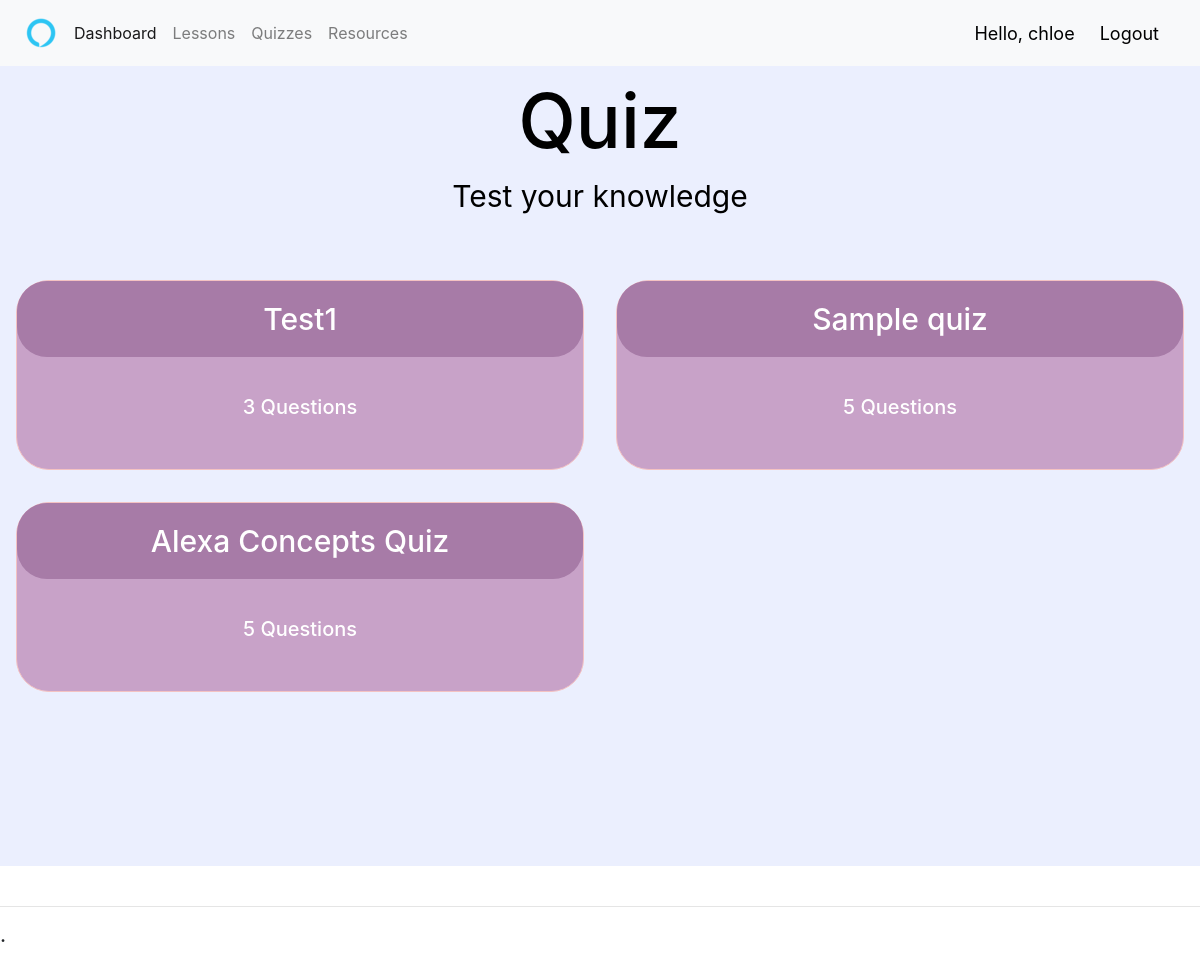
The app's page /quiz/ (signed in) with its own data.
### elearningapp/models.py (models this page shows, shortened)
class Quiz(models.Model):
    quiz_name = models.CharField(max_length=200)
    quiz_description = models.CharField(max_length=300, null=True)
    num_of_questions = models.IntegerField(default=0)

### elearningapp/views.py (the view)
# urls.py: path('quiz/', views.tests, name="quiz"),
@login_required(login_url='login')
def tests(request):
    all_quiz_list = Quiz.objects.all()
    context = {
        'all_quiz_list':all_quiz_list,
    }
    return render(request, 'elearningapp/tests.html', context)

### elearningapp/templates/elearningapp/tests.html (shortened to what this page needs)
{% extends 'elearningapp/main.html'%}
{% block content %}
{% load static %}
<link rel="stylesheet" type="text/css" href="{% static 'css/tests.css' %}?04052020">
</head>
<body>
    <div class="area" >
            <ul class="circles">
            </ul>
        <div class="top_container">
            <h1 class="site_title">Quiz</h1>
            <p class="site_description">Test your knowledge</p>
        </div>
        {% if all_quiz_list %}
            <section class="card_container">
                    {% for quiz in all_quiz_list %}
                        <a class="card" href="{% url 'single_quiz' quiz.id %}">
                            <h3 class="quiz_name">{{ quiz.quiz_name }}</h3>
                            <h6 class="num_of_questions">{{ quiz.num_of_questions }} Questions</h6>
                        </a>
                    {% endfor %}
            </section>
        {% else %}
            <p>No quizzes are available.</p>
        {% endif %}
        <br>
        <br>
        <br>
    </div>
</body>
</html>
{% endblock %}

### elearningapp/templates/elearningapp/navbar.html (shortened to what this page needs)
{% load static %}
<nav class="navbar navbar-expand-lg navbar-light bg-light">
    <img src="{% static 'images/logo.png'%}">
    <div class="collapse navbar-collapse" id="navbarNav">
      <ul class="navbar-nav">
        <li class="nav-item active">
          <a class="nav-link" href="{% url 'home' %}">Dashboard</a>
        </li>
        <li class="nav-item">
          <a class="nav-link" href="{% url 'lessons' %}">Lessons</a>
        </li>
            <a class="nav-link" href="{% url 'quiz' %}">Quizzes</a>
        <li class="nav-item">
          <a class="nav-link" href="{% url 'resources' %}">Resources</a>
      </ul>
    </div>
    <span class="hello-message">Hello, {{request.user}}</span>
    <span><a  class ="hello-message" href="{% url 'logout' %}">Logout</a></span>
  </nav>

### elearningapp/static/css/main.css (style rules this page uses)
body { background-color: #ebeff5; }

### elearningapp/static/css/tests.css (style rules this page uses)
body { background-color: #ffffff; }
.top_container { text-align: center; margin-top: 0px; margin-left: 0px; margin-right: 0px; margin-bottom: 10px; border-radius: 30px; padding-top: 10px; padding-bottom: 10px; }
.site_title { color: black; font-size: 75px; margin-top: 0px; }
.site_description { color: black; font-size: 30px; margin-bottom: 25px; }
.card_container { display: grid; grid-template-columns: repeat(auto-fit, minmax(500px, 1fr)); grid-gap: 2rem; padding: 1rem; }
.card { background-color: #C8A2C8; text-align: center; padding-bottom: 20px; border: 1px solid #f4c2c2; border-radius: 33px; text-decoration:none; z-index: 100; }
.quiz_name { color: white; font-size: 30px; background-color: rgb(167, 123, 167); margin-top: 0px; border-radius: 30px; padding-bottom: 20px; padding-top: 20px; }
.num_of_questions { color: white; font-size: 20px; margin-top: 30px; margin-bottom: 30px; }
.area { background: #ebeffe; width: 100%; height:100vh; z-index: 0; }
.circles { position: fixed; top: 0; left: 0; width: 100%; height: 100%; overflow: hidden; z-index: 2; }

### elearningapp/templates/elearningapp/navbar.html (style rules this page uses)
.hello-message { font-size: 18px; color: black; margin-right: 25px; }

### records on screen
Quiz: quiz_name "Test1", num_of_questions "3"
Quiz: quiz_name "Sample quiz", num_of_questions "5"
Quiz: quiz_name "Alexa Concepts Quiz", num_of_questions "5"

### other values on screen
{{ request.user }} "chloe"
